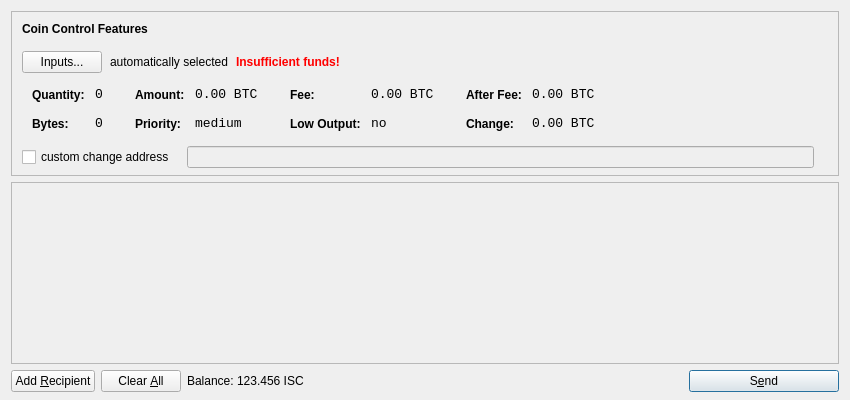
<?xml version="1.0" encoding="UTF-8"?>
<ui version="4.0">
 <class>SendCoinsDialog</class>
 <widget class="QDialog" name="SendCoinsDialog">
  <property name="geometry">
   <rect>
    <x>0</x>
    <y>0</y>
    <width>850</width>
    <height>400</height>
   </rect>
  </property>
  <property name="windowTitle">
   <string>Send Coins</string>
  </property>
  <layout class="QVBoxLayout" name="verticalLayout" stretch="0,1,0">
   <property name="bottomMargin">
    <number>8</number>
   </property>
   <item>
    <widget class="QFrame" name="frameCoinControl">
     <property name="sizePolicy">
      <sizepolicy hsizetype="Expanding" vsizetype="Expanding">
       <horstretch>0</horstretch>
       <verstretch>0</verstretch>
      </sizepolicy>
     </property>
     <property name="maximumSize">
      <size>
       <width>16777215</width>
       <height>16777215</height>
      </size>
     </property>
     <property name="frameShape">
      <enum>QFrame::StyledPanel</enum>
     </property>
     <property name="frameShadow">
      <enum>QFrame::Sunken</enum>
     </property>
     <layout class="QVBoxLayout" name="verticalLayoutCoinControl2">
      <property name="spacing">
       <number>-1</number>
      </property>
      <property name="leftMargin">
       <number>0</number>
      </property>
      <property name="topMargin">
       <number>0</number>
      </property>
      <property name="rightMargin">
       <number>0</number>
      </property>
      <property name="bottomMargin">
       <number>6</number>
      </property>
      <item>
       <layout class="QVBoxLayout" name="verticalLayoutCoinControl" stretch="0,0,0,0,1">
        <property name="spacing">
         <number>0</number>
        </property>
        <property name="leftMargin">
         <number>10</number>
        </property>
        <property name="topMargin">
         <number>10</number>
        </property>
        <item>
         <layout class="QHBoxLayout" name="horizontalLayoutCoinControl1">
          <property name="bottomMargin">
           <number>15</number>
          </property>
          <item>
           <widget class="QLabel" name="labelCoinControlFeatures">
            <property name="sizePolicy">
             <sizepolicy hsizetype="Preferred" vsizetype="Maximum">
              <horstretch>0</horstretch>
              <verstretch>0</verstretch>
             </sizepolicy>
            </property>
            <property name="font">
             <font>
              <weight>75</weight>
              <bold>true</bold>
             </font>
            </property>
            <property name="styleSheet">
             <string notr="true">font-weight:bold;</string>
            </property>
            <property name="text">
             <string>Coin Control Features</string>
            </property>
           </widget>
          </item>
         </layout>
        </item>
        <item>
         <layout class="QHBoxLayout" name="horizontalLayoutCoinControl2" stretch="0,0,0,0">
          <property name="spacing">
           <number>8</number>
          </property>
          <property name="bottomMargin">
           <number>10</number>
          </property>
          <item>
           <widget class="QPushButton" name="pushButtonCoinControl">
            <property name="styleSheet">
             <string notr="true"/>
            </property>
            <property name="text">
             <string>Inputs...</string>
            </property>
           </widget>
          </item>
          <item>
           <widget class="QLabel" name="labelCoinControlAutomaticallySelected">
            <property name="text">
             <string>automatically selected</string>
            </property>
            <property name="margin">
             <number>5</number>
            </property>
           </widget>
          </item>
          <item>
           <widget class="QLabel" name="labelCoinControlInsuffFunds">
            <property name="font">
             <font>
              <weight>75</weight>
              <bold>true</bold>
             </font>
            </property>
            <property name="styleSheet">
             <string notr="true">color:red;font-weight:bold;</string>
            </property>
            <property name="text">
             <string>Insufficient funds!</string>
            </property>
            <property name="margin">
             <number>5</number>
            </property>
           </widget>
          </item>
          <item>
           <spacer name="horizontalSpacerCoinControl">
            <property name="orientation">
             <enum>Qt::Horizontal</enum>
            </property>
            <property name="sizeHint" stdset="0">
             <size>
              <width>40</width>
              <height>1</height>
             </size>
            </property>
           </spacer>
          </item>
         </layout>
        </item>
        <item>
         <widget class="QWidget" name="widgetCoinControl" native="true">
          <property name="sizePolicy">
           <sizepolicy hsizetype="Preferred" vsizetype="Preferred">
            <horstretch>0</horstretch>
            <verstretch>0</verstretch>
           </sizepolicy>
          </property>
          <property name="minimumSize">
           <size>
            <width>0</width>
            <height>0</height>
           </size>
          </property>
          <property name="styleSheet">
           <string notr="true"/>
          </property>
          <layout class="QHBoxLayout" name="horizontalLayoutCoinControl5">
           <property name="margin">
            <number>0</number>
           </property>
           <item>
            <layout class="QHBoxLayout" name="horizontalLayoutCoinControl3" stretch="0,0,0,1">
             <property name="spacing">
              <number>20</number>
             </property>
             <property name="topMargin">
              <number>0</number>
             </property>
             <property name="bottomMargin">
              <number>10</number>
             </property>
             <item>
              <layout class="QFormLayout" name="formLayoutCoinControl1">
               <property name="horizontalSpacing">
                <number>10</number>
               </property>
               <property name="verticalSpacing">
                <number>14</number>
               </property>
               <property name="leftMargin">
                <number>10</number>
               </property>
               <property name="topMargin">
                <number>4</number>
               </property>
               <property name="rightMargin">
                <number>6</number>
               </property>
               <item row="0" column="0">
                <widget class="QLabel" name="labelCoinControlQuantityText">
                 <property name="styleSheet">
                  <string notr="true">font-weight:bold;</string>
                 </property>
                 <property name="text">
                  <string>Quantity:</string>
                 </property>
                 <property name="margin">
                  <number>0</number>
                 </property>
                </widget>
               </item>
               <item row="0" column="1">
                <widget class="QLabel" name="labelCoinControlQuantity">
                 <property name="font">
                  <font>
                   <family>Monospace</family>
                   <pointsize>10</pointsize>
                  </font>
                 </property>
                 <property name="cursor">
                  <cursorShape>IBeamCursor</cursorShape>
                 </property>
                 <property name="contextMenuPolicy">
                  <enum>Qt::ActionsContextMenu</enum>
                 </property>
                 <property name="text">
                  <string notr="true">0</string>
                 </property>
                 <property name="margin">
                  <number>0</number>
                 </property>
                 <property name="textInteractionFlags">
                  <set>Qt::LinksAccessibleByMouse|Qt::TextSelectableByKeyboard|Qt::TextSelectableByMouse</set>
                 </property>
                </widget>
               </item>
               <item row="1" column="0">
                <widget class="QLabel" name="labelCoinControlBytesText">
                 <property name="styleSheet">
                  <string notr="true">font-weight:bold;</string>
                 </property>
                 <property name="text">
                  <string>Bytes:</string>
                 </property>
                </widget>
               </item>
               <item row="1" column="1">
                <widget class="QLabel" name="labelCoinControlBytes">
                 <property name="font">
                  <font>
                   <family>Monospace</family>
                   <pointsize>10</pointsize>
                  </font>
                 </property>
                 <property name="cursor">
                  <cursorShape>IBeamCursor</cursorShape>
                 </property>
                 <property name="contextMenuPolicy">
                  <enum>Qt::ActionsContextMenu</enum>
                 </property>
                 <property name="text">
                  <string notr="true">0</string>
                 </property>
                 <property name="textInteractionFlags">
                  <set>Qt::LinksAccessibleByMouse|Qt::TextSelectableByKeyboard|Qt::TextSelectableByMouse</set>
                 </property>
                </widget>
               </item>
              </layout>
             </item>
             <item>
              <layout class="QFormLayout" name="formLayoutCoinControl2">
               <property name="horizontalSpacing">
                <number>10</number>
               </property>
               <property name="verticalSpacing">
                <number>14</number>
               </property>
               <property name="leftMargin">
                <number>6</number>
               </property>
               <property name="topMargin">
                <number>4</number>
               </property>
               <property name="rightMargin">
                <number>6</number>
               </property>
               <item row="0" column="0">
                <widget class="QLabel" name="labelCoinControlAmountText">
                 <property name="styleSheet">
                  <string notr="true">font-weight:bold;</string>
                 </property>
                 <property name="text">
                  <string>Amount:</string>
                 </property>
                 <property name="margin">
                  <number>0</number>
                 </property>
                </widget>
               </item>
               <item row="0" column="1">
                <widget class="QLabel" name="labelCoinControlAmount">
                 <property name="font">
                  <font>
                   <family>Monospace</family>
                   <pointsize>10</pointsize>
                  </font>
                 </property>
                 <property name="cursor">
                  <cursorShape>IBeamCursor</cursorShape>
                 </property>
                 <property name="contextMenuPolicy">
                  <enum>Qt::ActionsContextMenu</enum>
                 </property>
                 <property name="text">
                  <string notr="true">0.00 BTC</string>
                 </property>
                 <property name="textInteractionFlags">
                  <set>Qt::LinksAccessibleByMouse|Qt::TextSelectableByKeyboard|Qt::TextSelectableByMouse</set>
                 </property>
                </widget>
               </item>
               <item row="1" column="0">
                <widget class="QLabel" name="labelCoinControlPriorityText">
                 <property name="styleSheet">
                  <string notr="true">font-weight:bold;</string>
                 </property>
                 <property name="text">
                  <string>Priority:</string>
                 </property>
                </widget>
               </item>
               <item row="1" column="1">
                <widget class="QLabel" name="labelCoinControlPriority">
                 <property name="font">
                  <font>
                   <family>Monospace</family>
                   <pointsize>10</pointsize>
                  </font>
                 </property>
                 <property name="cursor">
                  <cursorShape>IBeamCursor</cursorShape>
                 </property>
                 <property name="contextMenuPolicy">
                  <enum>Qt::ActionsContextMenu</enum>
                 </property>
                 <property name="text">
                  <string>medium</string>
                 </property>
                 <property name="textInteractionFlags">
                  <set>Qt::LinksAccessibleByMouse|Qt::TextSelectableByKeyboard|Qt::TextSelectableByMouse</set>
                 </property>
                </widget>
               </item>
              </layout>
             </item>
             <item>
              <layout class="QFormLayout" name="formLayoutCoinControl3">
               <property name="horizontalSpacing">
                <number>10</number>
               </property>
               <property name="verticalSpacing">
                <number>14</number>
               </property>
               <property name="leftMargin">
                <number>6</number>
               </property>
               <property name="topMargin">
                <number>4</number>
               </property>
               <property name="rightMargin">
                <number>6</number>
               </property>
               <item row="0" column="0">
                <widget class="QLabel" name="labelCoinControlFeeText">
                 <property name="styleSheet">
                  <string notr="true">font-weight:bold;</string>
                 </property>
                 <property name="text">
                  <string>Fee:</string>
                 </property>
                 <property name="margin">
                  <number>0</number>
                 </property>
                </widget>
               </item>
               <item row="0" column="1">
                <widget class="QLabel" name="labelCoinControlFee">
                 <property name="font">
                  <font>
                   <family>Monospace</family>
                   <pointsize>10</pointsize>
                  </font>
                 </property>
                 <property name="cursor">
                  <cursorShape>IBeamCursor</cursorShape>
                 </property>
                 <property name="contextMenuPolicy">
                  <enum>Qt::ActionsContextMenu</enum>
                 </property>
                 <property name="text">
                  <string notr="true">0.00 BTC</string>
                 </property>
                 <property name="textInteractionFlags">
                  <set>Qt::LinksAccessibleByMouse|Qt::TextSelectableByKeyboard|Qt::TextSelectableByMouse</set>
                 </property>
                </widget>
               </item>
               <item row="1" column="0">
                <widget class="QLabel" name="labelCoinControlLowOutputText">
                 <property name="styleSheet">
                  <string notr="true">font-weight:bold;</string>
                 </property>
                 <property name="text">
                  <string>Low Output:</string>
                 </property>
                </widget>
               </item>
               <item row="1" column="1">
                <widget class="QLabel" name="labelCoinControlLowOutput">
                 <property name="font">
                  <font>
                   <family>Monospace</family>
                   <pointsize>10</pointsize>
                  </font>
                 </property>
                 <property name="cursor">
                  <cursorShape>IBeamCursor</cursorShape>
                 </property>
                 <property name="contextMenuPolicy">
                  <enum>Qt::ActionsContextMenu</enum>
                 </property>
                 <property name="text">
                  <string>no</string>
                 </property>
                 <property name="textInteractionFlags">
                  <set>Qt::LinksAccessibleByMouse|Qt::TextSelectableByKeyboard|Qt::TextSelectableByMouse</set>
                 </property>
                </widget>
               </item>
              </layout>
             </item>
             <item>
              <layout class="QFormLayout" name="formLayoutCoinControl4">
               <property name="horizontalSpacing">
                <number>10</number>
               </property>
               <property name="verticalSpacing">
                <number>14</number>
               </property>
               <property name="leftMargin">
                <number>6</number>
               </property>
               <property name="topMargin">
                <number>4</number>
               </property>
               <property name="rightMargin">
                <number>6</number>
               </property>
               <item row="0" column="0">
                <widget class="QLabel" name="labelCoinControlAfterFeeText">
                 <property name="styleSheet">
                  <string notr="true">font-weight:bold;</string>
                 </property>
                 <property name="text">
                  <string>After Fee:</string>
                 </property>
                 <property name="margin">
                  <number>0</number>
                 </property>
                </widget>
               </item>
               <item row="0" column="1">
                <widget class="QLabel" name="labelCoinControlAfterFee">
                 <property name="font">
                  <font>
                   <family>Monospace</family>
                   <pointsize>10</pointsize>
                  </font>
                 </property>
                 <property name="cursor">
                  <cursorShape>IBeamCursor</cursorShape>
                 </property>
                 <property name="contextMenuPolicy">
                  <enum>Qt::ActionsContextMenu</enum>
                 </property>
                 <property name="text">
                  <string notr="true">0.00 BTC</string>
                 </property>
                 <property name="textInteractionFlags">
                  <set>Qt::LinksAccessibleByMouse|Qt::TextSelectableByKeyboard|Qt::TextSelectableByMouse</set>
                 </property>
                </widget>
               </item>
               <item row="1" column="0">
                <widget class="QLabel" name="labelCoinControlChangeText">
                 <property name="styleSheet">
                  <string notr="true">font-weight:bold;</string>
                 </property>
                 <property name="text">
                  <string>Change:</string>
                 </property>
                </widget>
               </item>
               <item row="1" column="1">
                <widget class="QLabel" name="labelCoinControlChange">
                 <property name="font">
                  <font>
                   <family>Monospace</family>
                   <pointsize>10</pointsize>
                  </font>
                 </property>
                 <property name="cursor">
                  <cursorShape>IBeamCursor</cursorShape>
                 </property>
                 <property name="contextMenuPolicy">
                  <enum>Qt::ActionsContextMenu</enum>
                 </property>
                 <property name="text">
                  <string notr="true">0.00 BTC</string>
                 </property>
                 <property name="textInteractionFlags">
                  <set>Qt::LinksAccessibleByMouse|Qt::TextSelectableByKeyboard|Qt::TextSelectableByMouse</set>
                 </property>
                </widget>
               </item>
              </layout>
             </item>
            </layout>
           </item>
          </layout>
         </widget>
        </item>
        <item>
         <layout class="QHBoxLayout" name="horizontalLayoutCoinControl4" stretch="0,0,0">
          <property name="spacing">
           <number>12</number>
          </property>
          <property name="sizeConstraint">
           <enum>QLayout::SetDefaultConstraint</enum>
          </property>
          <property name="topMargin">
           <number>5</number>
          </property>
          <property name="rightMargin">
           <number>5</number>
          </property>
          <item>
           <widget class="QCheckBox" name="checkBoxCoinControlChange">
            <property name="text">
             <string>custom change address</string>
            </property>
           </widget>
          </item>
          <item>
           <widget class="QLineEdit" name="lineEditCoinControlChange">
            <property name="enabled">
             <bool>false</bool>
            </property>
            <property name="sizePolicy">
             <sizepolicy hsizetype="Expanding" vsizetype="Fixed">
              <horstretch>0</horstretch>
              <verstretch>0</verstretch>
             </sizepolicy>
            </property>
           </widget>
          </item>
          <item>
           <widget class="QLabel" name="labelCoinControlChangeLabel">
            <property name="sizePolicy">
             <sizepolicy hsizetype="Preferred" vsizetype="Expanding">
              <horstretch>0</horstretch>
              <verstretch>0</verstretch>
             </sizepolicy>
            </property>
            <property name="minimumSize">
             <size>
              <width>0</width>
              <height>0</height>
             </size>
            </property>
            <property name="text">
             <string/>
            </property>
            <property name="margin">
             <number>3</number>
            </property>
           </widget>
          </item>
         </layout>
        </item>
        <item>
         <spacer name="verticalSpacerCoinControl">
          <property name="orientation">
           <enum>Qt::Vertical</enum>
          </property>
          <property name="sizeHint" stdset="0">
           <size>
            <width>800</width>
            <height>1</height>
           </size>
          </property>
         </spacer>
        </item>
       </layout>
      </item>
     </layout>
    </widget>
   </item>
   <item>
    <widget class="QScrollArea" name="scrollArea">
     <property name="widgetResizable">
      <bool>true</bool>
     </property>
     <widget class="QWidget" name="scrollAreaWidgetContents">
      <property name="geometry">
       <rect>
        <x>0</x>
        <y>0</y>
        <width>830</width>
        <height>165</height>
       </rect>
      </property>
      <layout class="QVBoxLayout" name="verticalLayout_2">
       <property name="margin">
        <number>0</number>
       </property>
       <item>
        <layout class="QVBoxLayout" name="entries">
         <property name="spacing">
          <number>6</number>
         </property>
        </layout>
       </item>
       <item>
        <spacer name="verticalSpacer">
         <property name="orientation">
          <enum>Qt::Vertical</enum>
         </property>
         <property name="sizeHint" stdset="0">
          <size>
           <width>20</width>
           <height>40</height>
          </size>
         </property>
        </spacer>
       </item>
      </layout>
     </widget>
    </widget>
   </item>
   <item>
    <layout class="QHBoxLayout" name="horizontalLayout">
     <item>
      <widget class="QPushButton" name="addButton">
       <property name="toolTip">
        <string>Send to multiple recipients at once</string>
       </property>
       <property name="text">
        <string>Add &amp;Recipient</string>
       </property>
       <property name="icon">
        <iconset resource="../bitcoin.qrc">
         <normaloff>:/icons/add</normaloff>:/icons/add</iconset>
       </property>
       <property name="autoDefault">
        <bool>false</bool>
       </property>
      </widget>
     </item>
     <item>
      <widget class="QPushButton" name="clearButton">
       <property name="sizePolicy">
        <sizepolicy hsizetype="Minimum" vsizetype="Fixed">
         <horstretch>0</horstretch>
         <verstretch>0</verstretch>
        </sizepolicy>
       </property>
       <property name="toolTip">
        <string>Remove all transaction fields</string>
       </property>
       <property name="text">
        <string>Clear &amp;All</string>
       </property>
       <property name="icon">
        <iconset resource="../bitcoin.qrc">
         <normaloff>:/icons/remove</normaloff>:/icons/remove</iconset>
       </property>
       <property name="autoRepeatDelay">
        <number>300</number>
       </property>
       <property name="autoDefault">
        <bool>false</bool>
       </property>
      </widget>
     </item>
     <item>
      <layout class="QHBoxLayout" name="horizontalLayout_2">
       <property name="spacing">
        <number>3</number>
       </property>
       <item>
        <widget class="QLabel" name="label">
         <property name="text">
          <string>Balance:</string>
         </property>
        </widget>
       </item>
       <item>
        <widget class="QLabel" name="labelBalance">
         <property name="cursor">
          <cursorShape>IBeamCursor</cursorShape>
         </property>
         <property name="text">
          <string>123.456 ISC</string>
         </property>
         <property name="textInteractionFlags">
          <set>Qt::LinksAccessibleByMouse|Qt::TextSelectableByKeyboard|Qt::TextSelectableByMouse</set>
         </property>
        </widget>
       </item>
      </layout>
     </item>
     <item>
      <spacer name="horizontalSpacer">
       <property name="orientation">
        <enum>Qt::Horizontal</enum>
       </property>
       <property name="sizeHint" stdset="0">
        <size>
         <width>40</width>
         <height>20</height>
        </size>
       </property>
      </spacer>
     </item>
     <item>
      <widget class="QPushButton" name="sendButton">
       <property name="minimumSize">
        <size>
         <width>150</width>
         <height>0</height>
        </size>
       </property>
       <property name="toolTip">
        <string>Confirm the send action</string>
       </property>
       <property name="text">
        <string>S&amp;end</string>
       </property>
       <property name="icon">
        <iconset resource="../bitcoin.qrc">
         <normaloff>:/icons/send</normaloff>:/icons/send</iconset>
       </property>
       <property name="default">
        <bool>true</bool>
       </property>
      </widget>
     </item>
    </layout>
   </item>
  </layout>
 </widget>
 <resources>
  <include location="../bitcoin.qrc"/>
 </resources>
 <connections/>
</ui>
